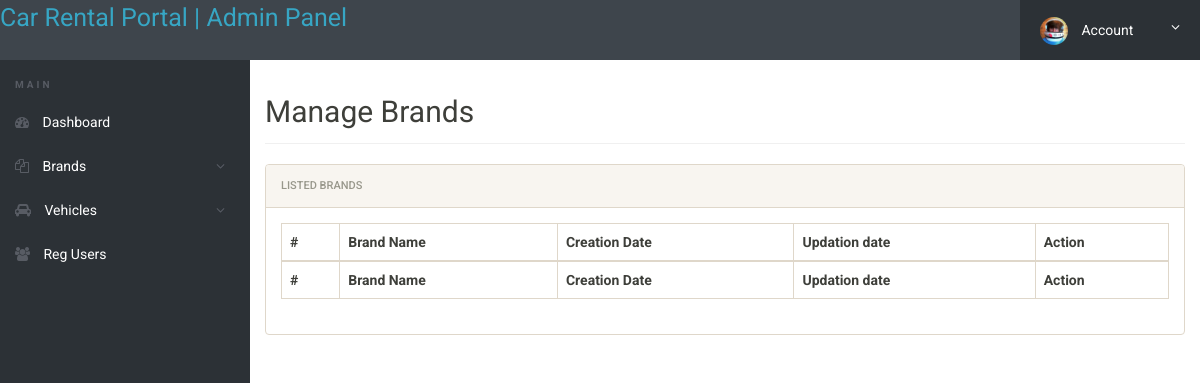
/admin/manage-brands.php (signed in), run on an earlier commit of the app's database.
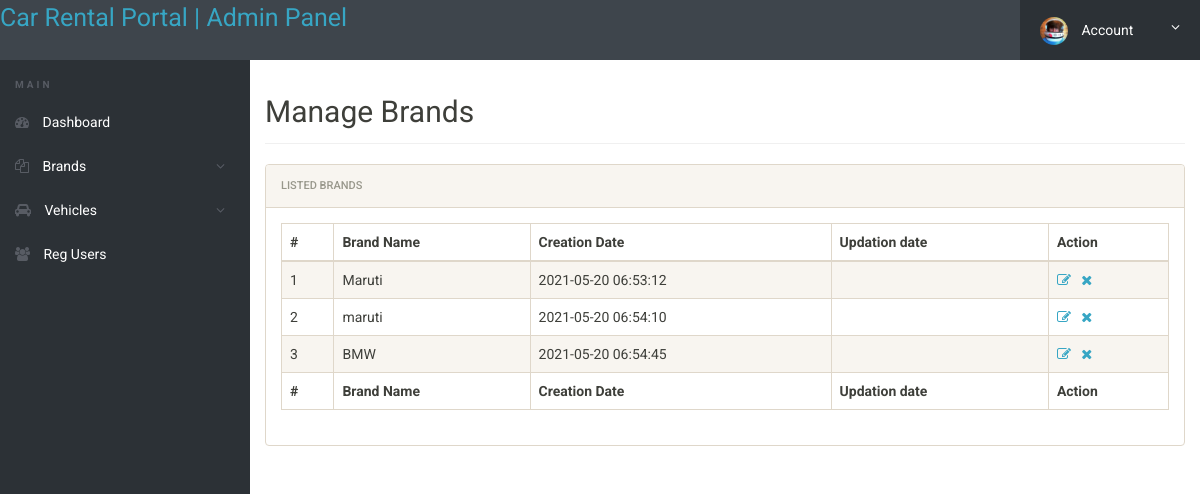
And on a later commit of the database.
### tables this page shows
CREATE TABLE IF NOT EXISTS `tblbrands` (
  `id` int(11) NOT NULL AUTO_INCREMENT,
  `BrandName` varchar(120) NOT NULL,
  `CreationDate` timestamp NULL DEFAULT current_timestamp(),
  `UpdationDate` timestamp NULL DEFAULT NULL ON UPDATE current_timestamp(),
  PRIMARY KEY (`id`)
);

### admin/manage-brands.php (the view, shortened to what this page needs)
<!doctype html>
<html lang="en" class="no-js">
<head>
	<link rel="stylesheet" href="css/font-awesome.min.css">
	<link rel="stylesheet" href="css/bootstrap.min.css">
	<link rel="stylesheet" href="css/dataTables.bootstrap.min.css">
	<link rel="stylesheet" href="css/bootstrap-social.css">
	<link rel="stylesheet" href="css/bootstrap-select.css">
	<link rel="stylesheet" href="css/fileinput.min.css">
	<link rel="stylesheet" href="css/awesome-bootstrap-checkbox.css">
	<link rel="stylesheet" href="css/style.css">
</head>
<body>
	<?php include('includes/header.php');?>
	<div class="ts-main-content">
		<?php include('includes/leftbar.php');?>
		<div class="content-wrapper">
			<div class="container-fluid">
				<div class="row">
					<div class="col-md-12">
						<h2 class="page-title">Manage Brands</h2>
						<div class="panel panel-default">
							<div class="panel-heading">Listed  Brands</div>
							<div class="panel-body">
								<table id="zctb" class="display table table-striped table-bordered table-hover" cellspacing="0" width="100%">
									<thead>
										<tr>
										<th>#</th>
												<th>Brand Name</th>
											<th>Creation Date</th>
											<th>Updation date</th>
											<th>Action</th>
										</tr>
									</thead>
									<tfoot>
										<tr>
										<th>#</th>
											<th>Brand Name</th>
											<th>Creation Date</th>
											<th>Updation date</th>
											<th>Action</th>
										</tr>
									</tfoot>
									<tbody>
<?php
	$sql = "SELECT * from  tblbrands";
	$results = mysqli_query($db, $sql);
	foreach($results as $result){
?>
										<tr>
											<td><?php echo htmlentities($result['id']);?></td>
											<td><?php echo htmlentities($result['BrandName']);?></td>
											<td><?php echo htmlentities($result['CreationDate']);?></td>
											<td><?php echo htmlentities($result['UpdationDate']);?></td>
<td><a href="edit-brand.php?id=<?php echo $result['id'];?>"><i class="fa fa-edit"></i></a>&nbsp;&nbsp;
<a href="manage-brands.php?del=<?php echo $result['id'];?>" onclick="return confirm('Do you want to delete');"><i class="fa fa-close"></i></a></td>
										</tr>
										<?php } ?>
									</tbody>
								</table>
							</div>
						</div>
					</div>
				</div>
			</div>
		</div>
	</div>
</body>
</html>

### admin/includes/header.php (shortened to what this page needs)
<div class="brand clearfix">
	<a href="dashboard.php" style="font-size: 25px;">Car Rental Portal | Admin Panel</a>
		<ul class="ts-profile-nav">
			<li class="ts-account">
				<a href="#"><img src="img/ts-avatar.jpg" class="ts-avatar hidden-side" alt=""> Account <i class="fa fa-angle-down hidden-side"></i></a>
			</li>
		</ul>
	</div>

### admin/includes/leftbar.php (shortened to what this page needs)
	<nav class="ts-sidebar">
			<ul class="ts-sidebar-menu">
				<li class="ts-label">Main</li>
				<li><a href="dashboard.php"><i class="fa fa-dashboard"></i> Dashboard</a></li>
<li><a href="#"><i class="fa fa-files-o"></i> Brands</a>
</li>
<li><a href="#"><i class="fa fa-car"></i> Vehicles</a>
				</li>
			<li><a href="reg-users.php"><i class="fa fa-users"></i> Reg Users</a></li>
			</ul>
		</nav>

### admin/css/style.css (style rules this page uses)
html { font-size: 14px; }
@media only screen and (min-width: 480px) { html { font-size: 17px; } }
@media only screen and (min-width: 768px) { html { font-size: 14px; } }
body { font-size: 1em; }
a { color: #37a6c4; }
.panel { overflow: hidden; }
ul, li { margin: 0; padding: 0; list-style: none; }
.page-title { padding-bottom: 15px; margin-bottom: 20px; border-bottom: 1px solid #f0f0f0; }
.brand { background: #3e454c; position: relative; z-index: 3; position: fixed; width: 100%; top: 0; }
.brand .ts-profile-nav { float: right; display: none; }
.brand .ts-profile-nav li { float: left; position: relative; }
.brand .ts-profile-nav li a { display: block; padding: 20px; color: #fff; }
.brand .ts-profile-nav .ts-account .fa-angle-down { float: right; }
.brand .ts-profile-nav .ts-account > a { width: 180px; background: #2c3136; }
.brand .ts-profile-nav .ts-account .ts-avatar { border-radius: 50%; height: 28px; margin: -10px 0; margin-right: 10px; }
@media only screen and (min-width: 992px) { .brand .ts-profile-nav { display: block; } }
.ts-sidebar { background: #2c3136; max-height: 0; transition: max-height 0.3s; overflow: hidden; position: fixed; z-index: 2; width: 100%; bottom: 0; top: 60px; overflow-y: auto; }
@media only screen and (min-width: 992px) { .ts-sidebar { max-height: 100%; bottom: 0; } }
.ts-sidebar-menu .ts-label { color: #585c64; font-weight: bold; padding: 8px 15px; text-transform: uppercase; font-size: 10px; letter-spacing: 3px; margin-top: 10px; }
.ts-sidebar-menu a { display: block; text-decoration: none; padding: 12px 15px; color: #fff; }
.ts-sidebar-menu li { position: relative; }
.ts-sidebar-menu li i { color: #585c64; margin-right: 10px; }
.ts-main-content .content-wrapper { padding-top: 15px; margin-top: 60px; }
@media only screen and (min-width: 992px) { .ts-main-content .ts-sidebar { width: 250px; float: left; } }
@media only screen and (min-width: 992px) { .ts-main-content .content-wrapper { margin-left: 250px; } }

What changed in the data, as far as the page shows it:
added tblbrands: id "1", BrandName "Maruti", CreationDate "2021-05-20 06:53:12"
added tblbrands: id "2", BrandName "maruti", CreationDate "2021-05-20 06:54:10"
added tblbrands: id "3", BrandName "BMW", CreationDate "2021-05-20 06:54:45"
